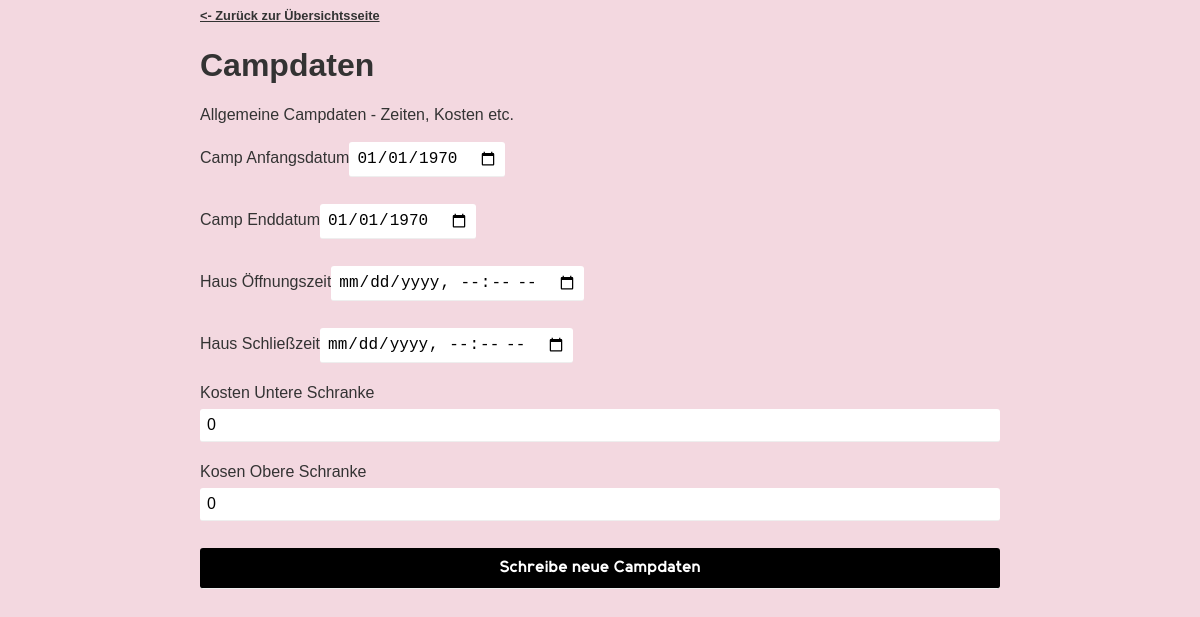
/datenbank/camp.php, run on an earlier commit of the app's database.
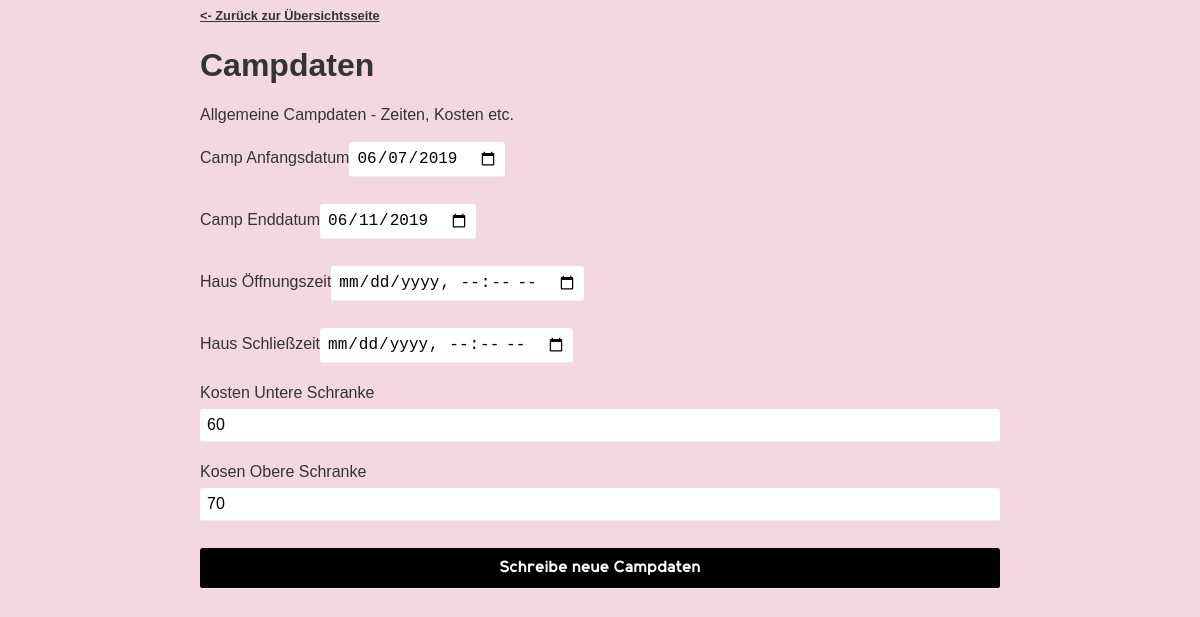
And on a later commit of the database.
### tables this page shows
CREATE TABLE allgemein (
	anfangsdatum DATE NOT NULL,
	enddatum DATE NOT NULL,
	haus_oeffnungszeit DATETIME NOT NULL,
	haus_schliesszeit DATETIME NOT NULL,
	kosten_untere_schranke INT UNSIGNED NOT NULL,
	kosten_obere_schranke INT UNSIGNED NOT NULL,

	CONSTRAINT anfang_vor_ende CHECK (anfangsdatum < enddatum),
	CONSTRAINT oeffnen_vor_schliessen CHECK (haus_oeffnungszeit < haus_schliesszeit),
	CONSTRAINT kosten_schranken_korrekt CHECK (kosten_untere_schranke <= kosten_obere_schranke)
);

### datenbank/camp.php (the view, shortened to what this page needs)
<!DOCTYPE HTML>
<html>
<head>
	<link rel="stylesheet" href="../css/style.css" type="text/css" />
</head>
<body>
	<main>
		<article class="anmeldungen">
			<a href="../datenbank/index.php" style="font-size: 0.8em"><- Zurück zur Übersichtsseite</a>
			<h1>Campdaten</h1>
			<p>Allgemeine Campdaten - Zeiten, Kosten etc.</p>
    <form action="./schreibe_campdaten.php" method="post" target="target">
			<?php
				include("../mysql/connect.php");
        function print_datepicker($titel, $name, $vorwert) {
          echo "<label>" . $titel . "</label><input type='date' name='" . $name . "' value='" . date("Y-m-d", strtotime($vorwert)) . "' required /> <br />";
        }
        function print_datetimepicker($titel, $name, $vorwert) {
          echo "<label>" . $titel . "</label><input type='datetime-local' name='" . $name . "' value='" . date("Y-m-dTH:i", strtotime($vorwert)) . "' required /> <br />";
        }
        function print_integer($titel, $name, $vorwert) {
          echo "<label>" . $titel . "</label><input min='0' type='number' name='" . $name . "' value='" . intval($vorwert) . "' required /> <br />";
        }
        $daten = $conn->query("SELECT * FROM allgemein")->fetch_assoc();
        print_datepicker("Camp Anfangsdatum", "anfangsdatum", $daten["anfangsdatum"]);
        print_datetimepicker("Haus Öffnungszeit", "haus_oeffnungszeit", $daten["haus_oeffnungszeit"]);
        print_integer("Kosten Untere Schranke", "kosten_untere_schranke", $daten["kosten_untere_schranke"]);
			?>
      <input type="submit" value="Schreibe neue Campdaten" target="_BLANK">
    </form>
		</article>
	</main>
</body>
</html>

### css/style.css (style rules this page uses)
html, body, div, span, applet, object, iframe, h1, h2, h3, h4, h5, h6, p, blockquote, pre, a, abbr, acronym, address, big, cite, code, del, dfn, em, img, ins, kbd, q, s, samp, small, strike, strong, sub, sup, tt, var, b, u, i, center, fieldset, form, label, legend, table, caption, tbody, tfoot, thead, tr, th, td, article, aside, canvas, details, embed, figure, figcaption, footer, header, hgroup, menu, nav, output, ruby, section, summary, time, mark, audio, video { margin: 0; padding: 0; border: 0; font-size: 100%; font: inherit; vertical-align: baseline; }
article, aside, details, figcaption, figure, footer, header, hgroup, menu, nav, section { display: block; }
body { line-height: 1; }
body { font-family: sans-serif; font-size: 12pt; color: #333; line-height: 1.2; background-color: #f3d8e0; }
a { text-decoration: none; font-weight: bold; color: #fff; cursor: pointer; background-color: black; }
h1, h2, h3, h4, h5 { font-family: 'elliot_sansbold', 'cm_sans_serif_2012medium'; font-weight: bold; display: block; }
h1 { text-shadow: 1px 1px 1px rgba(0, 0, 0, 0.5); font-size: 2em; margin: 0.67em 0; }
p { margin-bottom: 10px; }
main h1 { text-shadow: none; }
main { max-width: 800px; margin-left: auto; margin-right: auto; padding-left: 5px; padding-right: 5px; }
article { display: block; padding-top: 5px; padding-bottom: 30px; }
input, textarea { background-color: white; border: none; border-bottom: 1px solid #eee; border-radius: 3px; font-size: 1em; margin: 7px 0 20px; padding: 7px; box-sizing: border-box; }
input[type=text], input[type=number], input[type=email], input[type=tel] { width: 100%; }
input[type=submit] { padding: 10px; padding-top: 11px; margin-right: auto; margin-left: auto; text-align: center; background-color: #000; font-family: 'elliot_sansbold', 'cm_sans_serif_2012medium'; color: white; width: 100%; }
.anmeldungen h1, .anmeldungen h2, .anmeldungen h3, .anmeldungen h4, .anmeldungen h5 { font-family: sans-serif; }
.anmeldungen a { background-color: inherit; color: inherit; text-decoration: underline; }

What changed in the data, as far as the page shows it:
added allgemein: anfangsdatum "06/07/2019", enddatum "06/11/2019", kosten_untere_schranke "60", kosten_obere_schranke "70"
Also different on the page:
form field anfangsdatum: "01/01/1970" → (not shown)
form field enddatum: "01/01/1970" → (not shown)
form field kosten_untere_schranke: "0" → (not shown)
form field kosten_obere_schranke: "0" → (not shown)
